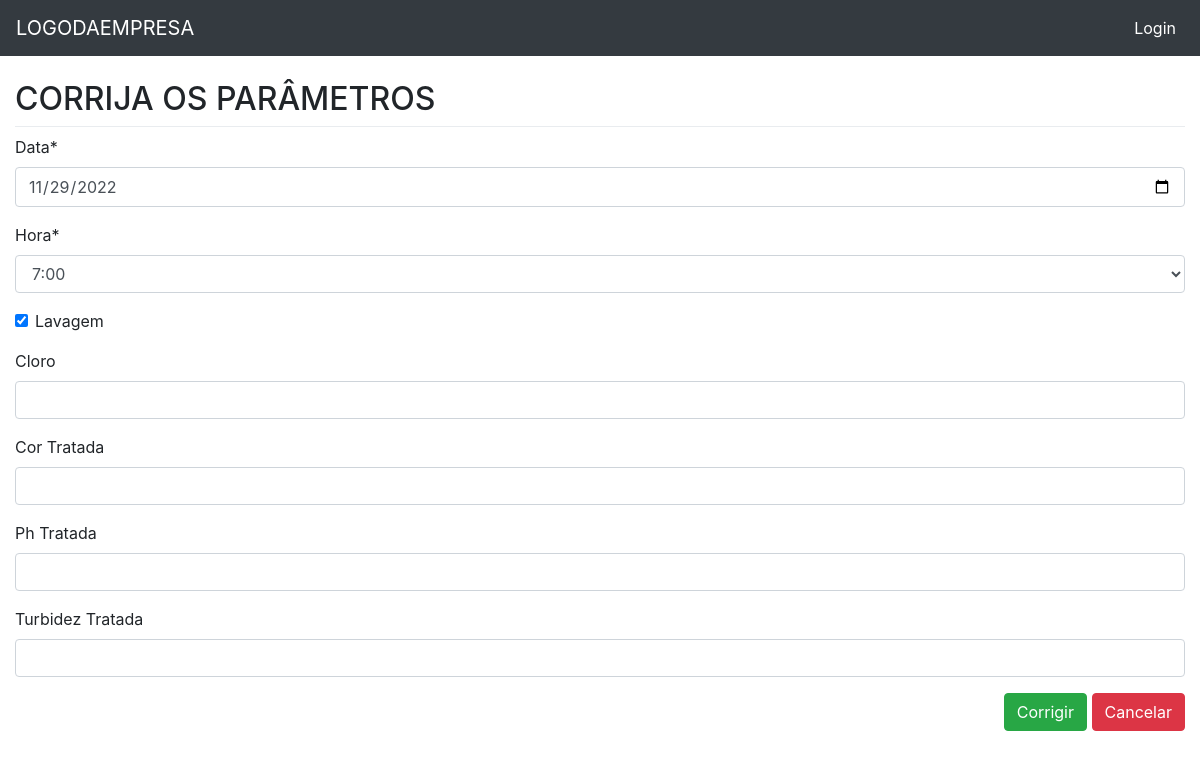
/eta_cinco/update/3, run on the app's committed database.
### eta_cinco/models.py (models this page shows, shortened)
class EtaCinco(models.Model):
    data = models.DateField('Data', auto_now=False, auto_now_add=False)
    hora = models.CharField(max_length=5, choices=HORA_CHOICE)
    lavagem = models.BooleanField('Lavagem', default=False, blank=True)
    cloro = models.DecimalField('Cloro', max_digits=4, decimal_places=2, blank=True, null=True)
    cor_t = models.DecimalField('Cor Tratada', max_digits=4, decimal_places=2, blank=True, null=True)
    ph_t = models.DecimalField('Ph Tratada', max_digits=4, decimal_places=2, blank=True, null=True)
    turbidez_t = models.DecimalField('Turbidez Tratada', max_digits=4, decimal_places=2, blank=True, null=True)
    class Meta:
        ordering = ('-data',)
        verbose_name = 'ETA Cinco'

### eta_cinco/views.py (the view)
# urls.py: path('update/<int:pk>', v.eta_cinco_update, name='eta_cinco_update'),
def eta_cinco_update(request, pk):
    template_name = 'eta_cinco_update.html'
    obj = EtaCinco.objects.get(pk=pk)
    form = EtaCincoForm(request.POST or None, instance=obj)
    if request.method == 'POST':
        if form.is_valid():
            form.save()
            return HttpResponseRedirect(reverse('eta_cinco:eta_cinco_list'))
    context = {'form': form}
    return render(request, template_name, context)

### eta_cinco/forms.py
class EtaCincoForm(forms.ModelForm):
    data = forms.DateField(
        label='Data',
        widget=forms.DateInput(
            format='%Y-%m-%d',
            attrs={
                'type': 'date'
            }),
        input_formats=('%Y-%m-%d',),
    )
    class Meta:
        model = EtaCinco
        fields = '__all__'

### eta_cinco/templates/eta_cinco_update.html (shortened to what this page needs)
{% extends "base.html" %}
{% load static %}
{% load crispy_forms_tags %}
{% block content %}
    <h2>CORRIJA OS PARÂMETROS </h2>
    <div class="dropdown-divider"></div>
    <form action="" method="POST" >
    {{ form|crispy }}
    <span class="pull-right">
      <button type="submit" class="btn btn-success">Corrigir</button>
      <button type="reset" class="btn btn-danger" onclick="location.href = '{% url 'eta_cinco:eta_cinco_list' %}'">Cancelar</button>
    </span>
    </form>
{% endblock %}

### core/static/css/style.css (style rules this page uses)
body { margin-top: 80px; }

### data on the page
EtaCinco: data "11/29/2022", hora "7:00", lavagem "☑"
